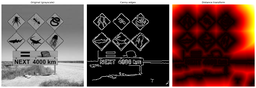
#> input picture Classical Computer Vision/sign_edges_dt.png, 256 x 88 px, shrunk from 2139 x 733 before the run
$ python -i SignRecognition.py   (imports and definitions only)
#> lines starting #> are read from the running program, lines starting #| are printed output that depends on the picture
import numpy as np
import matplotlib.pyplot as plt
import matplotlib.patches as patches

from skimage import io, color, feature, draw
from skimage.util import img_as_float
from scipy.ndimage import distance_transform_edt, correlate

# Constants
CIRCLE_RADIUS_OFFSET = 2
RECTANGLE_HEIGHT_SCALE = 0.25
RECTANGLE_ASPECT_RATIO = 1.6
POLYGON_SIZE_OFFSET = 2
OUTPUT_DPI = 120

# Template rotation angles
TEMPLATE_ROTATIONS = {
    "square": 45,
    "octagon": 22.5,
    "triangle": 90,
    "diamond": 0,
}

# Colors for visualization
DETECTION_COLORS = ["red", "lime", "cyan", "yellow", "magenta"]

def load_grey(path):
#> called with path = 'sign_edges_dt.png'
    img = io.imread(path)
#> img is the input picture: shape (88, 256, 4); mean R, G, B, A 103.8, 77.1, 73.4, 255
    img = img_as_float(img)

    if img.ndim == 3:
        if img.shape[2] == 4:
            img = img[:, :, :3]
#> img: shape (88, 256, 3) float64
        img = color.rgb2gray(img)
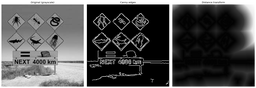
#> img: shape (88, 256) float64; min 0, max 1, mean 0.324

    return img

# Template generation functions
# [48 lines left out: functions make_circle, make_polygon, make_rectangle, not called in this run]

def _create_templates():
    return {
        "circle": make_circle,
        "square": lambda s: make_polygon(s, 4, rotation_deg=TEMPLATE_ROTATIONS["square"]),
        "rectangle": make_rectangle,
        "octagon": lambda s: make_polygon(s, 8, rotation_deg=TEMPLATE_ROTATIONS["octagon"]),
        "triangle": lambda s: make_polygon(s, 3, rotation_deg=TEMPLATE_ROTATIONS["triangle"]),
        "diamond": lambda s: make_polygon(s, 4, rotation_deg=TEMPLATE_ROTATIONS["diamond"]),
    }

TEMPLATES = _create_templates()

# chamfer matching
# [11 lines left out: function match_template, not called in this run]


def chamfer_match(dt, scales):
    best_per_shape = {}

    for name, template_fn in TEMPLATES.items():
        best_match = (np.inf, name, 0, 0, 0)

        # test each scale — largest first since signs tend to dominate the image
        for size in scales:
            template = template_fn(size)
            score_map = match_template(dt, template)

            # find the position with the lowest mean DT score for this size
            min_idx = np.unravel_index(np.argmin(score_map), score_map.shape)
            min_score = score_map[min_idx]

            if min_score < best_match[0]:
                best_match = (min_score, name, min_idx[0], min_idx[1], size)

        best_per_shape[name] = best_match
        print(
            f"{name:10s}: score={best_match[0]:7.2f} "
            f"at ({best_match[2]:4d},{best_match[3]:4d}) size={best_match[4]:3d}"
        )

    return best_per_shape

# display
def show_all(original, edges, dt, output_file="sign_edges_dt.png"):
    """Display original, edges, and distance transform."""
    fig, axes = plt.subplots(1, 3, figsize=(18, 6))

    axes[0].imshow(original, cmap="gray")
    axes[0].set_title("Original (grayscale)")
    axes[0].axis("off")

    axes[1].imshow(edges, cmap="gray")
    axes[1].set_title("Canny edges")
    axes[1].axis("off")

    axes[2].imshow(dt / dt.max(), cmap="hot")
    axes[2].set_title("Distance transform")
    axes[2].axis("off")

    plt.tight_layout()
    plt.savefig(output_file, dpi=OUTPUT_DPI, bbox_inches="tight")
    plt.show()

# show detections
def show_detections(img_grey, best_per_shape, top_n=3, output_file="sign_detections.png"):
    """Visualize top N detections on the image."""
    all_matches = sorted(best_per_shape.values(), key=lambda x: x[0])[:top_n]

    fig, ax = plt.subplots(figsize=(10, 10))
    ax.imshow(img_grey, cmap="gray")

    for i, (score, name, row, col, size) in enumerate(all_matches):
        half_size = size // 2
        color = DETECTION_COLORS[i % len(DETECTION_COLORS)]

        rect = patches.Rectangle(
            (col - half_size, row - half_size),
            size,
            size,
            linewidth=2,
            edgecolor=color,
            facecolor="none"
        )
        ax.add_patch(rect)

        ax.text(
            col - half_size,
            row - half_size - 5,
            f"{name} ({score:.1f})",
            color=color,
            fontsize=10,
            fontweight="bold",
            bbox=dict(facecolor="black", alpha=0.7, pad=2)
        )

    ax.set_title(f"Top {top_n} detections", fontsize=14, fontweight="bold")
    ax.axis("off")
    plt.tight_layout()
    plt.savefig(output_file, dpi=OUTPUT_DPI, bbox_inches="tight")
    plt.show()

    print(f"Saved → {output_file}")

def SignRecognition(image_path):
    img = load_grey(image_path)
    h, w = img.shape
#> h = 88; w = 256

    edges = feature.canny(
        img,
        sigma=0.5,
        low_threshold=0.85,
        high_threshold=0.95,
        use_quantiles=True
    )
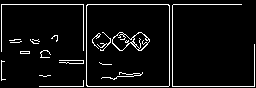
#> edges: shape (88, 256) bool; 6.1% white in thin lines or dots

    # distance transform — low values near edges, high values away from edges
    dt = distance_transform_edt(~edges)
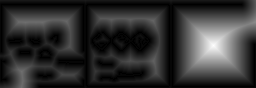
#> dt: shape (88, 256) float64; min 0, max 41, mean 8; drawn with min black and max white

    show_all(img, edges, dt)
#> in show_all, `plt.savefig(output_file, dpi=OUTPUT_DPI, bbox_inches="tight")`:
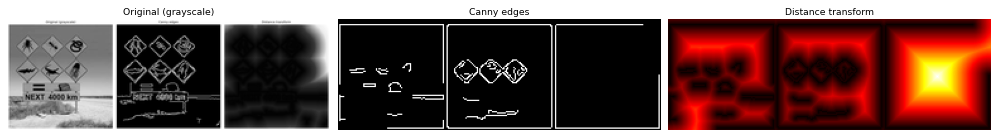
#> figure drawn by matplotlib, 3 panels

    max_scale = min(h, w) // 2
#> max_scale = 44
    scales = list(range(max_scale, 70, -5))
#> scales = []

    best = chamfer_match(dt, scales)
#> after the loop in chamfer_match, `for name, template_fn in TEMPLATES.items():`: best_per_shape = {'circle': (inf, 'circle', 0, 0, 0), 'square': (inf, 'square', 0, 0, 0), 'rectangle': (inf, 'rectangle', 0, 0, 0), 'octagon': (inf, 'octagon', 0, 0, 0), 'triangle': (inf, 'triangle', 0, 0, 0), 'diamond': (inf, 'diamond', 0, 0, 0)}
#> best has the same summary as best_per_shape in chamfer_match
    show_detections(img, best, top_n=3)
#> in show_detections, `all_matches = sorted(best_per_shape.values(), key=lambda x: x[0])[:top..`: all_matches = [(inf, 'circle', 0, 0, 0), (inf, 'square', 0, 0, 0), (inf, 'rectangle', 0, 0, 0)]
#> the loop in show_detections, `for i, (score, name, row, col, size) in enumerate(all_matches):` made 3 passes
#> (name, color) on passes 1 to 3: ('circle', 'red'), ('square', 'lime'), ('rectangle', 'cyan')
#> in show_detections, `plt.savefig(output_file, dpi=OUTPUT_DPI, bbox_inches="tight")`:
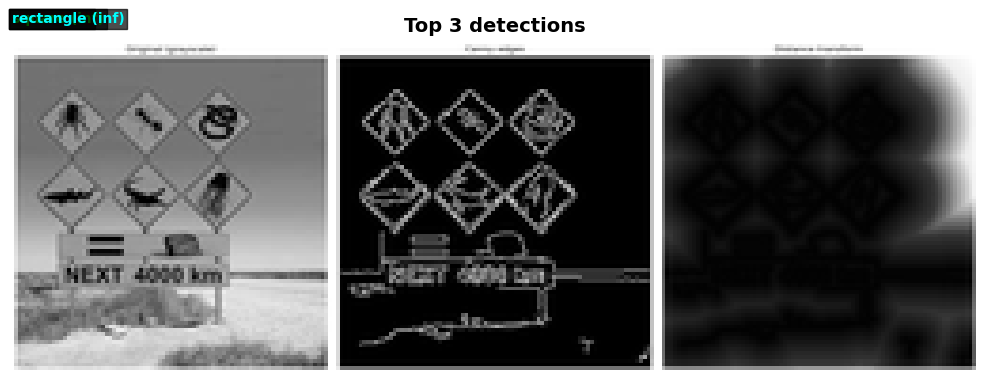
#> figure drawn by matplotlib, 1 panel

>>> result = SignRecognition('sign_edges_dt.png')
